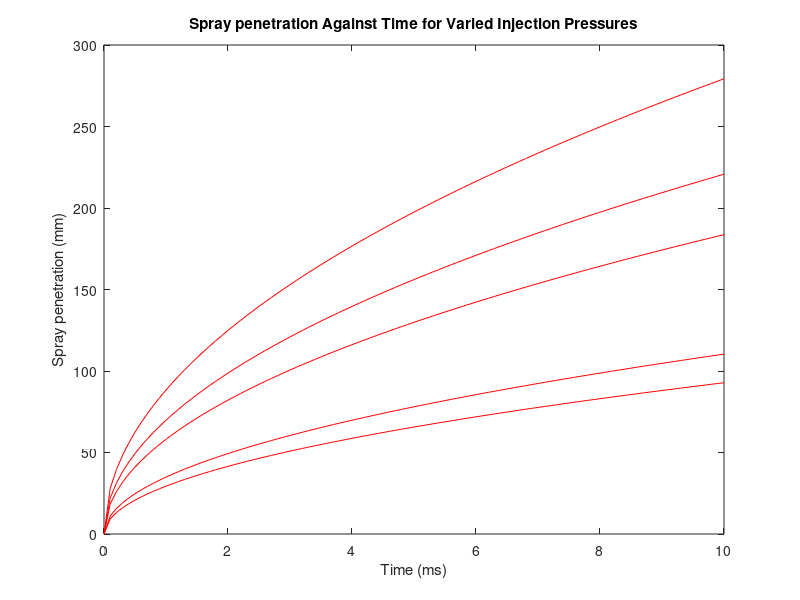
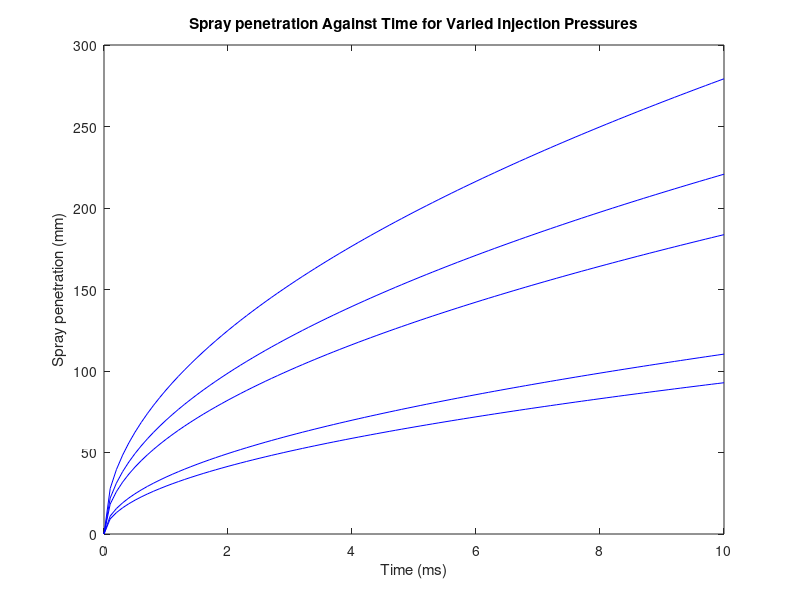

The MATLAB source for these figures, in order:
% Defines injection nozzle diameter
D=0.2e-3;

% Defines air density 
rhoa=1.225;

% Defines diesel and Schizochytrium densities
rhod=840;
rhos=930;

% Defines a range of injection pressures 
Pinj1=0.7;
Pinj2=1;
Pinj3=5;
Pinj4=10;
Pinj5=25;

% Defines the ambient injection pressure 
Pamb=0.4;

% Defines spray time period from 0 s to 10 s in 0.1 s steps
t=0:0.1:10;

% Defines the spray tip penetration for diesel under injection pressure 1
tbd1=28.65*(rhod*D/sqrt(rhoa*(Pinj1-Pamb)));
if t<tbd1
    Sd1=0.39*sqrt((2*(Pinj1-Pamb))/rhod).*t;
else
    Sd1=2.95*((Pinj1-Pamb)/rhoa)^0.25*(D.*t).^0.5;
end

% Defines the spray tip penetration for diesel under injection pressure 2
tbd2=28.65*(rhod*D/sqrt(rhoa*(Pinj2-Pamb)));
if t<tbd2
    Sd2=0.39*sqrt((2*(Pinj2-Pamb))/rhod).*t;
else
    Sd2=2.95*((Pinj2-Pamb)/rhoa)^0.25*(D.*t).^0.5;
end

% Defines the spray tip penetration for diesel under injection pressure 3
tbd3=28.65*(rhod*D/sqrt(rhoa*(Pinj3-Pamb)));
if t<tbd3
    Sd3=0.39*sqrt((2*(Pinj3-Pamb))/rhod).*t;
else
    Sd3=2.95*((Pinj3-Pamb)/rhoa)^0.25*(D.*t).^0.5;
end

% Defines the spray tip penetration for diesel under injection pressure 4
tbd4=28.65*(rhod*D/sqrt(rhoa*(Pinj4-Pamb)));
if t<tbd4
    Sd4=0.39*sqrt((2*(Pinj4-Pamb))/rhod).*t;
else
    Sd4=2.95*((Pinj4-Pamb)/rhoa)^0.25*(D.*t).^0.5;
end

% Defines the spray tip penetration for diesel under injection pressure 5
tbd5=28.65*(rhod*D/sqrt(rhoa*(Pinj5-Pamb)));
if t<tbd4
    Sd5=0.39*sqrt((2*(Pinj5-Pamb))/rhod).*t;
else
    Sd5=2.95*((Pinj5-Pamb)/rhoa)^0.25*(D.*t).^0.5;
end

% Defines the spray tip penetration for Schizochtrium under injection pressure 1
tbs1=28.65*(rhos*D/sqrt(rhoa*(Pinj1-Pamb)));
if t<tbs1
    Ss1=0.39*sqrt((2*(Pinj1-Pamb))/rhos).*t;
else
    Ss1=2.95*((Pinj1-Pamb)/rhoa)^0.25*(D.*t).^0.5;
end

% Defines the spray tip penetration for Schizochtrium under injection pressure 2
tbs2=28.65*(rhos*D/sqrt(rhoa*(Pinj2-Pamb)));
if t<tbs2
    Ss2=0.39*sqrt((2*(Pinj2-Pamb))/rhos).*t;
else
    Ss2=2.95*((Pinj2-Pamb)/rhoa)^0.25*(D.*t).^0.5;
end

% Defines the spray tip penetration for Schizochtrium under injection pressure 3
tbs3=28.65*(rhos*D/sqrt(rhoa*(Pinj3-Pamb)));
if t<tbs3
    Ss3=0.39*sqrt((2*(Pinj3-Pamb))/rhos).*t;
else
    Ss3=2.95*((Pinj3-Pamb)/rhoa)^0.25*(D.*t).^0.5;
end

% Defines the spray tip penetration for Schizochtrium under injection pressure 4
tbs4=28.65*(rhos*D/sqrt(rhoa*(Pinj4-Pamb)));
if t<tbs4
    Ss4=0.39*sqrt((2*(Pinj4-Pamb))/rhos).*t;
else
    Ss4=2.95*((Pinj4-Pamb)/rhoa)^0.25*(D.*t).^0.5;
end

% Defines the spray tip penetration for Schizochtrium under injection pressure 5
tbs5=28.65*(rhos*D/sqrt(rhoa*(Pinj5-Pamb)));
if t<tbd4
    Ss5=0.39*sqrt((2*(Pinj5-Pamb))/rhos).*t;
else
    Ss5=2.95*((Pinj5-Pamb)/rhoa)^0.25*(D.*t).^0.5;
end

% Plots a graph of spray tip penetration against time for varied injection pressures for both diesel and schizochytrium with the spray penetration scaled to maatch mm units
figure(1); plot(t,1000*Sd1, 'red');hold on; plot(t,1000*Sd2, 'red'); xlabel ('Time (ms)'); ylabel('Spray penetration (mm)'); title('Spray penetration Against Time for Varied Injection Pressures'); 
plot(t,1000*Sd3,'red');plot(t,1000*Sd4, 'red');plot(t,1000*Sd5,'red'); hold off
figure (2);plot(t,1000*Ss1, 'blue');hold on; plot(t,1000*Ss2,'blue'); xlabel ('Time (ms)'); ylabel('Spray penetration (mm)'); title('Spray penetration Against Time for Varied Injection Pressures'); 
plot(t,1000*Ss3,'blue');plot(t,1000*Ss4, 'blue');plot(t,1000*Ss5, 'blue');
